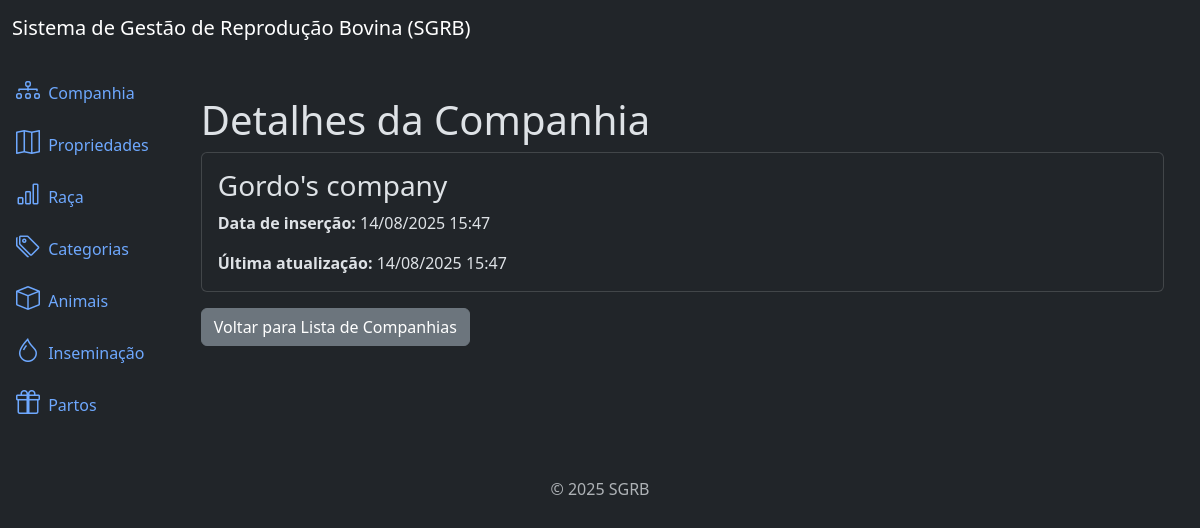
Page /companies/1/detail/ on the committed database.
### companies/models.py (models this page shows, shortened)
class Company(models.Model):
    name = models.CharField(max_length=100)
    created_at = models.DateTimeField(auto_now_add=True)
    updated_at = models.DateTimeField(auto_now=True)

### companies/views.py (the view)
# urls.py: path('companies/<int:pk>/detail/', views.CompanyDetailView.as_view(), name='company_detail'), # noqa
class CompanyDetailView(DetailView):
    model = models.Company
    template_name = 'company_detail.html'

### companies/templates/company_detail.html
{% extends 'base.html' %}
{% block content %}
  <div class="container mt-4">
    <h3 class="display-6">Detalhes da Companhia</h3>
    <div class="card">
      <div class="card-body">
        <h3 class="card-title">{{ object.name }}</h3>
        <p class="card-text">
          <strong>Data de inserção:</strong>
          {{ object.created_at|date:"d/m/Y H:i" }}
        </p>
        <p class="card-text">
          <strong>Última atualização:</strong>
          {{ object.updated_at|date:"d/m/Y H:i" }}
        </p>
      </div>
    </div>
    <a href="{% url 'company_list' %}" class="btn btn-secondary mt-3">Voltar para Lista de Companhias</a>
  </div>
{% endblock %}

### rows in the picture
Company: name "Gordo's company", created_at "14/08/2025 15:47", updated_at "14/08/2025 15:47"
